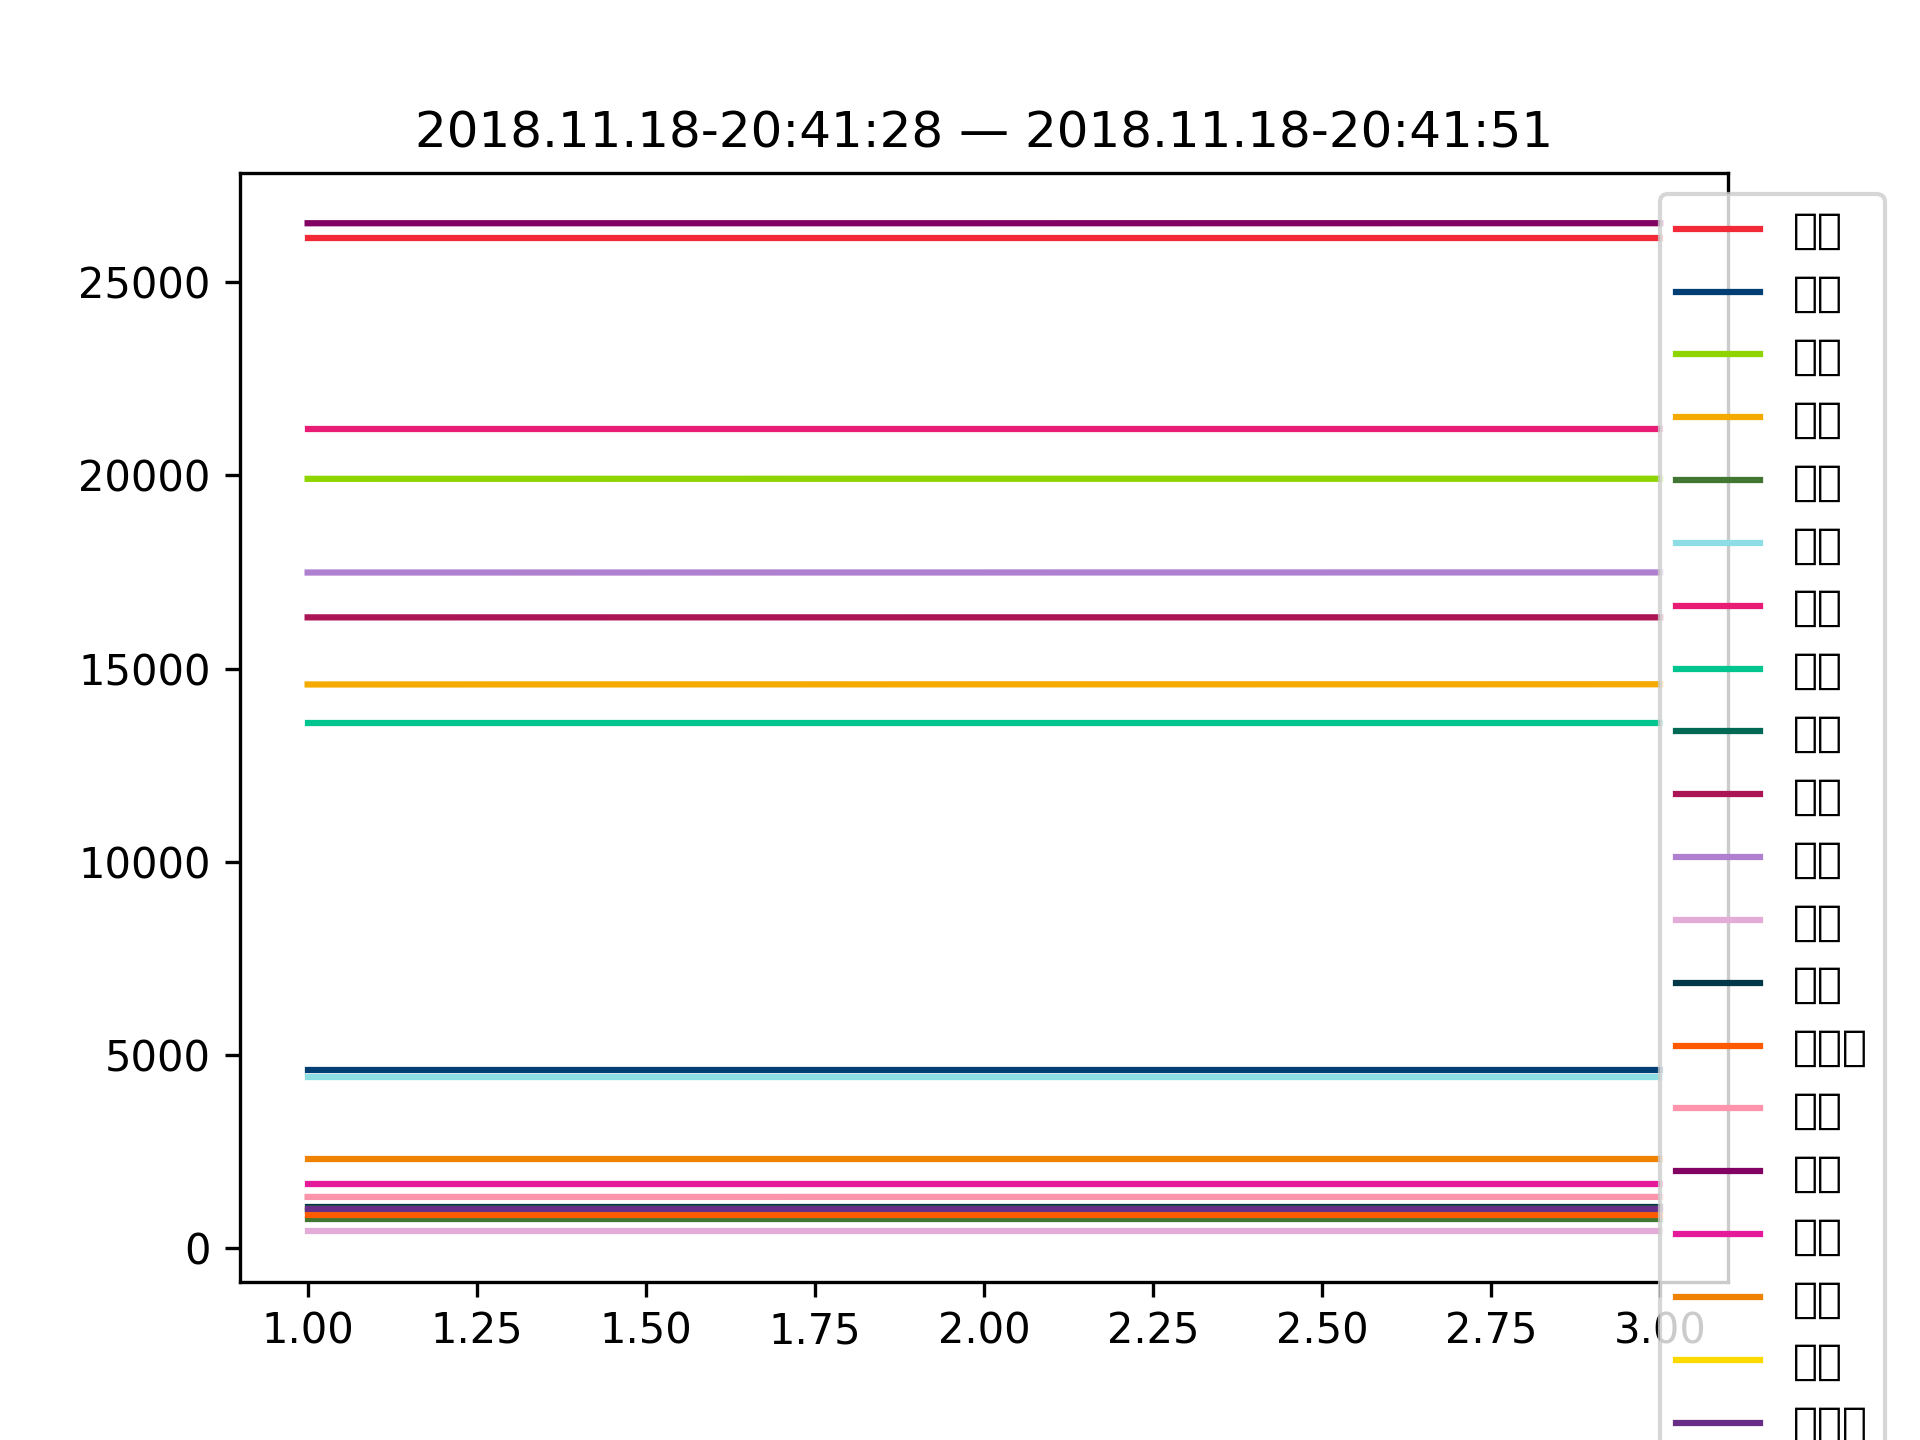

The script that saved this image:
#coding:utf-8
import numpy as np
import matplotlib.pyplot as plt
plt.rcParams['font.sans-serif']=['SimHei']

f = open('log.txt','r')
x=[]
y=[[],[],[],[],[],[],[],[],[],[],[],[],[],[],[],[],[],[],[],[]]
cnt = 0
iteration = 0
title = ''
for line in f:
	line = line.strip('\n')
	if ((cnt % 21) != 0):
		y[cnt % 21 - 1].append(line)
	else:
		iteration += 1
		x.append(iteration)
		last = line
		if (iteration == 1):
			title += line + ' — '
	cnt+=1
title += last
#color = ['#FF0000','#00FF00','#0000FF','#FFFF00','#FF00FF','#00FFFF','#7F0000','#007F00','#00007F','#FF7F00','#FF007F','#00FF7F','#7FFF00','#007FFF','#7F00FF','#7F7F00','#007F7F','#7F007F','#000000','#7F7F7F']
color = ['#F32938','#003E73','#8ED400','#F5AA00','#407631','#8CDEE4','#E81B75','#00C58E','#006956','#AB1455','#B080D0','#E3ABD7','#003847','#FF5A00','#FD94AB','#810262','#E51A9B','#EF8200','#FED900','#682D86']
cites = ['广州','南京','杭州','郑州','济南','青岛','长沙','厦门','福州','武汉','沈阳','大连','合肥','石家庄','南昌','重庆','南宁','西安','太原','哈尔滨']

plt.figure(dpi=300)
plt.title(title)
for i in range(20):
	a = np.array(y[i]).astype(np.float)
	plt.plot(x, a, color=color[i], label=cites[i])
plt.legend(loc=2, bbox_to_anchor=(0.94,1.0),ncol=1)
plt.savefig('plot.png')


